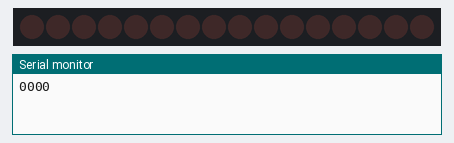
The sketch below on a simulated Arduino Uno, built with avr-gcc and run on an emulated ATmega328P. Parts: 16 shift-register outputs drawn as a row of LEDs (first output left, lit = HIGH), the last lines printed to the serial monitor. Wiring (inferred from the names in the program): 2 × shift register (74HC595): data pin 8; shift clock pin 13; latch pin 12. Wiring (inferred from the signals the program sends): row of LEDs: on Q0, Q1, Q2, Q3, Q4, Q5, Q6, Q7, Q8, Q9, Q10, Q11, Q12, Q13, Q14, Q15.

Above: at 1.0 s.
At 3.0 s:
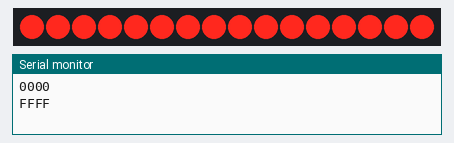
At 5.0 s:
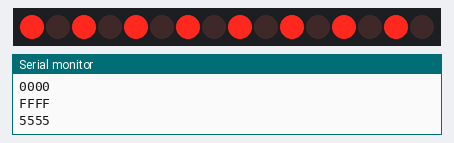
At 7.0 s:
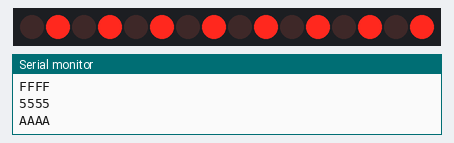
Timing chart, 0 to 10.4 s (numbered marks = the images above):
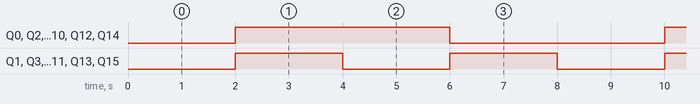

Measured:
- by itself, Q0, Q2, Q4, Q6, Q8, Q10, Q12, Q14: alternates HIGH for 4.0 s and LOW for 4.0 s
- by itself, Q1, Q3, Q5, Q7, Q9, Q11, Q13, Q15: alternates HIGH for 2.0 s and LOW for 2.0 s
- by itself, everything shown: repeats every 8.0 s, in 4 steps

The sketch:

radar_test.ino
```cpp
const int dataPin = 8;    // DS
const int latchPin = 12;  // ST_CP
const int clockPin = 13;  // SH_CP


#define SET_RADAR(led)   (radar |= (1 << led)) // Turn on specific radar LED
#define CLEAR_RADAR(led) (radar &= ~(1 << led)) // Turn off specific radar LED
#define TURN_ALL_RED() (radar = 0x5555)  // Turn all radar LEDs red
#define TURN_ALL_GREEN() (radar = 0xAAAA)  // Turn all radar LEDs green
#define TURN_OFF_RADAR() (radar = 0) // Turn off radar

void sendData(uint16_t data) {
  digitalWrite(latchPin, LOW);

  // Send high byte first → second shift register
  shiftOut(dataPin, clockPin, MSBFIRST, (data >> 8) & 0xFF);

  // Then low byte → first shift register
  shiftOut(dataPin, clockPin, MSBFIRST, data & 0xFF);

  digitalWrite(latchPin, HIGH);
}

void sendDataNEW(uint16_t data) {
  digitalWrite(latchPin, LOW);
  shiftOut(dataPin, clockPin, MSBFIRST, (data >> 8) & 0xFF);
  shiftOut(dataPin, clockPin, MSBFIRST, data & 0xFF);
  digitalWrite(latchPin, HIGH);
}

void sendData3(uint16_t data) {
  digitalWrite(latchPin, LOW);
  shiftOut(dataPin, clockPin, LSBFIRST, (data >> 8) & 0xFF);
  shiftOut(dataPin, clockPin, LSBFIRST, data & 0xFF);
  digitalWrite(latchPin, HIGH);
}

void setup() {
  Serial.begin(9600);

  pinMode(dataPin, OUTPUT);
  pinMode(latchPin, OUTPUT);
  pinMode(clockPin, OUTPUT);

  digitalWrite(dataPin, LOW);
  digitalWrite(clockPin, LOW);
  digitalWrite(latchPin, HIGH);
}

void loop() {
  sendData(0x0000);
  Serial.println("0000");
  delay(2000);

  sendData(0xFFFF);
  Serial.println("FFFF");
  delay(2000);

  sendData(0x5555);
  Serial.println("5555");
  delay(2000);

  sendData(0xAAAA);
  Serial.println("AAAA");
  delay(2000);
}
```
